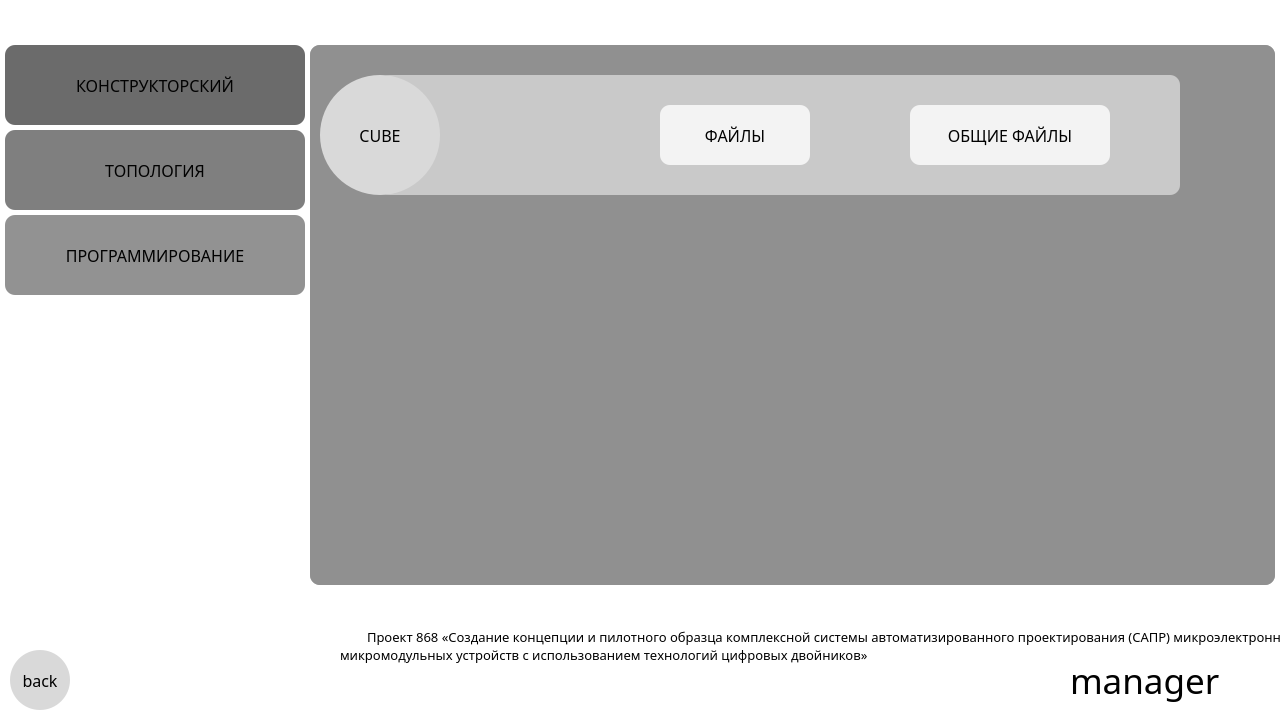
<?xml version="1.0" encoding="UTF-8"?>
<ui version="4.0">
 <class>MainWindow</class>
 <widget class="QMainWindow" name="MainWindow">
  <property name="geometry">
   <rect>
    <x>0</x>
    <y>0</y>
    <width>1280</width>
    <height>720</height>
   </rect>
  </property>
  <property name="sizePolicy">
   <sizepolicy hsizetype="Preferred" vsizetype="Preferred">
    <horstretch>0</horstretch>
    <verstretch>0</verstretch>
   </sizepolicy>
  </property>
  <property name="windowTitle">
   <string>MainWindow</string>
  </property>
  <property name="styleSheet">
   <string notr="true">background-color: rgba(255, 255, 255, 255)</string>
  </property>
  <widget class="QWidget" name="centralwidget">
   <widget class="QPushButton" name="btn_const">
    <property name="enabled">
     <bool>true</bool>
    </property>
    <property name="geometry">
     <rect>
      <x>5</x>
      <y>45</y>
      <width>300</width>
      <height>80</height>
     </rect>
    </property>
    <property name="font">
     <font>
      <family>Sitka</family>
      <pointsize>12</pointsize>
      <weight>50</weight>
      <italic>false</italic>
      <bold>false</bold>
      <strikeout>false</strikeout>
     </font>
    </property>
    <property name="cursor">
     <cursorShape>ArrowCursor</cursorShape>
    </property>
    <property name="styleSheet">
     <string notr="true">background-color: rgba(104, 104, 104, 250);
color: rgb(1, 1, 1);
border-radius: 10px;
border: none</string>
    </property>
    <property name="text">
     <string>КОНСТРУКТОРСКИЙ</string>
    </property>
   </widget>
   <widget class="QPushButton" name="btn_topology">
    <property name="enabled">
     <bool>true</bool>
    </property>
    <property name="geometry">
     <rect>
      <x>5</x>
      <y>130</y>
      <width>300</width>
      <height>80</height>
     </rect>
    </property>
    <property name="font">
     <font>
      <family>Sitka</family>
      <pointsize>12</pointsize>
      <weight>50</weight>
      <italic>false</italic>
      <bold>false</bold>
      <strikeout>false</strikeout>
     </font>
    </property>
    <property name="cursor">
     <cursorShape>ArrowCursor</cursorShape>
    </property>
    <property name="styleSheet">
     <string notr="true">background-color: rgba(124, 124,124, 250);
color: rgb(1, 1, 1);
border-radius: 10px;
border: none</string>
    </property>
    <property name="text">
     <string>ТОПОЛОГИЯ</string>
    </property>
   </widget>
   <widget class="QPushButton" name="btn_program">
    <property name="enabled">
     <bool>true</bool>
    </property>
    <property name="geometry">
     <rect>
      <x>5</x>
      <y>215</y>
      <width>300</width>
      <height>80</height>
     </rect>
    </property>
    <property name="font">
     <font>
      <family>Sitka</family>
      <pointsize>12</pointsize>
      <weight>50</weight>
      <italic>false</italic>
      <bold>false</bold>
      <strikeout>false</strikeout>
     </font>
    </property>
    <property name="cursor">
     <cursorShape>ArrowCursor</cursorShape>
    </property>
    <property name="styleSheet">
     <string notr="true">background-color: rgba(144, 144, 144, 250);
color: rgb(1, 1, 1);
border-radius: 10px;
border: none</string>
    </property>
    <property name="text">
     <string>ПРОГРАММИРОВАНИЕ</string>
    </property>
   </widget>
   <widget class="QLabel" name="text_manager">
    <property name="geometry">
     <rect>
      <x>1070</x>
      <y>650</y>
      <width>191</width>
      <height>61</height>
     </rect>
    </property>
    <property name="font">
     <font>
      <family>Sitka</family>
      <pointsize>26</pointsize>
     </font>
    </property>
    <property name="styleSheet">
     <string notr="true">color: rgb(1, 1, 1);</string>
    </property>
    <property name="text">
     <string>manager</string>
    </property>
    <property name="textFormat">
     <enum>Qt::AutoText</enum>
    </property>
   </widget>
   <widget class="QLabel" name="name_project">
    <property name="geometry">
     <rect>
      <x>340</x>
      <y>600</y>
      <width>1001</width>
      <height>91</height>
     </rect>
    </property>
    <property name="font">
     <font>
      <family>Sitka</family>
      <pointsize>10</pointsize>
     </font>
    </property>
    <property name="styleSheet">
     <string notr="true">background-color: rgba(39, 89, 80, 0);
color: rgb(1, 1, 1);</string>
    </property>
    <property name="text">
     <string>        Проект 868 «Создание концепции и пилотного образца комплексной системы автоматизированного проектирования (САПР) микроэлектронных и микромодульных устройств с использованием технологий цифровых двойников»</string>
    </property>
    <property name="textFormat">
     <enum>Qt::AutoText</enum>
    </property>
    <property name="wordWrap">
     <bool>true</bool>
    </property>
   </widget>
   <widget class="QStackedWidget" name="stackedWidget">
    <property name="geometry">
     <rect>
      <x>310</x>
      <y>45</y>
      <width>965</width>
      <height>540</height>
     </rect>
    </property>
    <property name="styleSheet">
     <string notr="true">background-color: rgba(166, 166, 166, 1);
border-radius: 10px;
border: none</string>
    </property>
    <property name="currentIndex">
     <number>2</number>
    </property>
    <widget class="QWidget" name="page">
     <property name="styleSheet">
      <string notr="true">background-color: rgba(104, 104, 104, 250);
border-radius: 10px;
border: none</string>
     </property>
     <widget class="QLabel" name="wall_background_freecad_const">
      <property name="geometry">
       <rect>
        <x>70</x>
        <y>30</y>
        <width>800</width>
        <height>120</height>
       </rect>
      </property>
      <property name="font">
       <font>
        <family>Sitka</family>
        <pointsize>12</pointsize>
       </font>
      </property>
      <property name="styleSheet">
       <string notr="true">background-color: rgba(217, 217, 217, 200);
color: rgb(255, 255, 255);
border-radius: 10px;
border: none</string>
      </property>
      <property name="text">
       <string/>
      </property>
     </widget>
     <widget class="QPushButton" name="btn_samba_freecad_const">
      <property name="geometry">
       <rect>
        <x>600</x>
        <y>60</y>
        <width>200</width>
        <height>60</height>
       </rect>
      </property>
      <property name="font">
       <font>
        <family>Sitka</family>
        <pointsize>12</pointsize>
       </font>
      </property>
      <property name="styleSheet">
       <string notr="true">background-color: rgba(255, 255, 255, 200);
color: rgb(1, 1, 1);</string>
      </property>
      <property name="text">
       <string>ОБЩИЕ ФАЙЛЫ</string>
      </property>
     </widget>
     <widget class="QPushButton" name="btn_open_freecad_const">
      <property name="geometry">
       <rect>
        <x>10</x>
        <y>30</y>
        <width>120</width>
        <height>120</height>
       </rect>
      </property>
      <property name="font">
       <font>
        <family>Sitka</family>
        <pointsize>12</pointsize>
       </font>
      </property>
      <property name="styleSheet">
       <string notr="true">background-color: rgba(217, 217, 217, 255);
color: rgb(1, 1, 1);
border-radius: 60px;</string>
      </property>
      <property name="text">
       <string>FREECAD</string>
      </property>
     </widget>
     <widget class="QPushButton" name="btn_files_freecad_const">
      <property name="geometry">
       <rect>
        <x>350</x>
        <y>60</y>
        <width>150</width>
        <height>60</height>
       </rect>
      </property>
      <property name="font">
       <font>
        <family>Sitka</family>
        <pointsize>12</pointsize>
       </font>
      </property>
      <property name="styleSheet">
       <string notr="true">background-color: rgba(255, 255, 255, 200);
color: rgb(1, 1, 1);</string>
      </property>
      <property name="text">
       <string>ФАЙЛЫ</string>
      </property>
     </widget>
    </widget>
    <widget class="QWidget" name="page_2">
     <property name="styleSheet">
      <string notr="true">background-color: rgba(124, 124,124, 250);
border-radius: 10px;
border: none</string>
     </property>
     <widget class="QPushButton" name="btn_files_kicad_topology">
      <property name="geometry">
       <rect>
        <x>350</x>
        <y>60</y>
        <width>150</width>
        <height>60</height>
       </rect>
      </property>
      <property name="font">
       <font>
        <family>Sitka</family>
        <pointsize>12</pointsize>
       </font>
      </property>
      <property name="styleSheet">
       <string notr="true">background-color: rgba(255, 255, 255, 200);
color: rgb(1, 1, 1);</string>
      </property>
      <property name="text">
       <string>ФАЙЛЫ</string>
      </property>
     </widget>
     <widget class="QLabel" name="wall_background_kicad_topology">
      <property name="geometry">
       <rect>
        <x>70</x>
        <y>30</y>
        <width>800</width>
        <height>120</height>
       </rect>
      </property>
      <property name="font">
       <font>
        <family>Sitka</family>
        <pointsize>12</pointsize>
       </font>
      </property>
      <property name="styleSheet">
       <string notr="true">background-color: rgba(217, 217, 217, 200);
color: rgb(255, 255, 255);
border-radius: 10px;
border: none</string>
      </property>
      <property name="text">
       <string/>
      </property>
     </widget>
     <widget class="QPushButton" name="btn_open_kicad_topology">
      <property name="geometry">
       <rect>
        <x>10</x>
        <y>30</y>
        <width>120</width>
        <height>120</height>
       </rect>
      </property>
      <property name="font">
       <font>
        <family>Sitka</family>
        <pointsize>12</pointsize>
       </font>
      </property>
      <property name="styleSheet">
       <string notr="true">background-color: rgba(217, 217, 217, 255);
color: rgb(1, 1, 1);
border-radius: 60px;</string>
      </property>
      <property name="text">
       <string>KICAD</string>
      </property>
     </widget>
     <widget class="QPushButton" name="btn_samba_kicad_topology">
      <property name="geometry">
       <rect>
        <x>600</x>
        <y>60</y>
        <width>200</width>
        <height>60</height>
       </rect>
      </property>
      <property name="font">
       <font>
        <family>Sitka</family>
        <pointsize>12</pointsize>
       </font>
      </property>
      <property name="styleSheet">
       <string notr="true">background-color: rgba(255, 255, 255, 200);
color: rgb(1, 1, 1);</string>
      </property>
      <property name="text">
       <string>ОБЩИЕ ФАЙЛЫ</string>
      </property>
     </widget>
     <zorder>wall_background_kicad_topology</zorder>
     <zorder>btn_files_kicad_topology</zorder>
     <zorder>btn_open_kicad_topology</zorder>
     <zorder>btn_samba_kicad_topology</zorder>
    </widget>
    <widget class="QWidget" name="page_3">
     <property name="styleSheet">
      <string notr="true">background-color: rgba(144, 144, 144, 250);
border-radius: 10px;
border: none</string>
     </property>
     <widget class="QLabel" name="wall_background_cube_prog">
      <property name="geometry">
       <rect>
        <x>70</x>
        <y>30</y>
        <width>800</width>
        <height>120</height>
       </rect>
      </property>
      <property name="font">
       <font>
        <family>Sitka</family>
        <pointsize>12</pointsize>
       </font>
      </property>
      <property name="styleSheet">
       <string notr="true">background-color: rgba(217, 217, 217, 200);
color: rgb(255, 255, 255);
border-radius: 10px;
border: none</string>
      </property>
      <property name="text">
       <string/>
      </property>
     </widget>
     <widget class="QPushButton" name="btn_samba_cube_prog">
      <property name="geometry">
       <rect>
        <x>600</x>
        <y>60</y>
        <width>200</width>
        <height>60</height>
       </rect>
      </property>
      <property name="font">
       <font>
        <family>Sitka</family>
        <pointsize>12</pointsize>
       </font>
      </property>
      <property name="styleSheet">
       <string notr="true">background-color: rgba(255, 255, 255, 200);
color: rgb(1, 1, 1);</string>
      </property>
      <property name="text">
       <string>ОБЩИЕ ФАЙЛЫ</string>
      </property>
     </widget>
     <widget class="QPushButton" name="btn_files_cube_prog">
      <property name="geometry">
       <rect>
        <x>350</x>
        <y>60</y>
        <width>150</width>
        <height>60</height>
       </rect>
      </property>
      <property name="font">
       <font>
        <family>Sitka</family>
        <pointsize>12</pointsize>
       </font>
      </property>
      <property name="styleSheet">
       <string notr="true">background-color: rgba(255, 255, 255, 200);
color: rgb(1, 1, 1);</string>
      </property>
      <property name="text">
       <string>ФАЙЛЫ</string>
      </property>
     </widget>
     <widget class="QPushButton" name="btn_open_cube_prog">
      <property name="geometry">
       <rect>
        <x>10</x>
        <y>30</y>
        <width>120</width>
        <height>120</height>
       </rect>
      </property>
      <property name="font">
       <font>
        <family>Sitka</family>
        <pointsize>12</pointsize>
       </font>
      </property>
      <property name="styleSheet">
       <string notr="true">background-color: rgba(217, 217, 217, 255);
color: rgb(1, 1, 1);
border-radius: 60px;</string>
      </property>
      <property name="text">
       <string>CUBE</string>
      </property>
     </widget>
    </widget>
   </widget>
   <widget class="QPushButton" name="btn_back">
    <property name="geometry">
     <rect>
      <x>10</x>
      <y>650</y>
      <width>60</width>
      <height>60</height>
     </rect>
    </property>
    <property name="font">
     <font>
      <family>Sitka</family>
      <pointsize>12</pointsize>
     </font>
    </property>
    <property name="styleSheet">
     <string notr="true">background-color: rgba(217, 217, 217, 255);
color: rgb(1, 1, 1);
border-radius: 30px;</string>
    </property>
    <property name="text">
     <string>back</string>
    </property>
   </widget>
   <zorder>stackedWidget</zorder>
   <zorder>btn_const</zorder>
   <zorder>btn_topology</zorder>
   <zorder>btn_program</zorder>
   <zorder>text_manager</zorder>
   <zorder>name_project</zorder>
   <zorder>btn_back</zorder>
  </widget>
 </widget>
 <resources>
  <include location="../../../../Downloads/kisspng-tattoo-integrated-circuits-chips-electronic-circ-registration-eurosoi-ulis-2-17-5c6a9fece983a9.1020598415504916289565.qrc"/>
 </resources>
 <connections/>
</ui>
